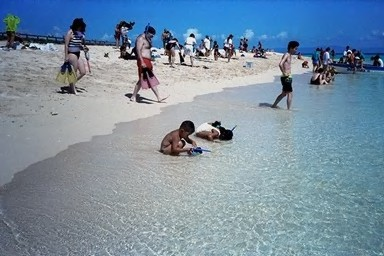
%> input picture images/104.jpg, 384 x 256 px
$ octave --eval "result = getColourHistHSV('images/104.jpg');"   (GNU Octave 9; MATLAB toolbox functions it lacks are replaced by stand-ins)
%> lines starting %> are read from the running program, lines starting %| are printed output that depends on the picture
### doQuanMatrix.m
function [Q_i , Q_f  ] = doQuanMatrix(f , L , fmin,fmax)
% Input
% f : analog signal value
% L : number of uniform quantization levels
% fmin: minimum value of f
% fmax: maximum value of f ,  %f cannot touch fmax

% Output
% Q_i: Quantization index for f
% Q_f: Quantized discrete signal value (reconstructed value)

% Fill in the blank ??

% calculate step size
Qs = (fmax - fmin) / L ;
Q_i =    floor( (f - fmin)  ./ Qs  );
Q_f = (Q_i .* Qs) + (Qs/2) + fmin ;  % follow slide 32 chapter 2_1 audio


% Your code that calculate and return the value f , Q_i , Q_f
 end

### getColourHistHSV.m
function featVec = getColourHistHSV(imageFile)
%> called with imageFile = 'images/104.jpg'

im = imread(imageFile);
%> im is the input picture: size 256x384x3 uint8; mean R, G, B 122, 143.8, 162.2
im = imresize(im,0.25);
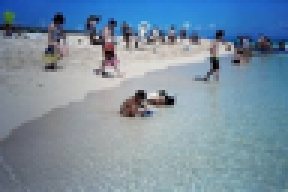
%> im: size 64x96x3 uint8 (shown 3 times larger); mean R, G, B 122, 143.8, 162.2
im = rgb2hsv(im); % value 0 to 1
%> im: size 64x96x3 double; mean H, S, V 0.515, 0.259, 0.642
im = double(im);
imH = im(:,:,1);
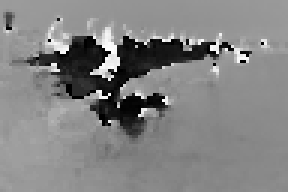
%> imH: size 64x96 double (shown 3 times larger); min 0, max 0.997, mean 0.515
imS = im(:,:,2);
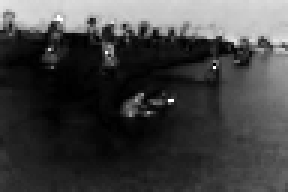
%> imS: size 64x96 double (shown 3 times larger); min 0, max 1, mean 0.259
imV = im(:,:,3);
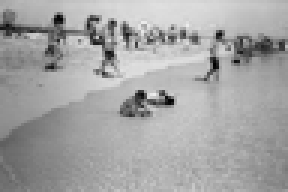
%> imV: size 64x96 double (shown 3 times larger); min 0, max 0.933, mean 0.642

[H_i , imQ_H ] = doQuanMatrix( imH , 8 , 0, 1.01) ;
[S_i , imQ_S ] = doQuanMatrix( imS  , 8 , 0 , 1.01);
%> call 2 of doQuanMatrix, with L = 8, fmin = 0, fmax = 1.01
%> in doQuanMatrix (call 2), `Q_i =    floor( (f - fmin)  ./ Qs  );`:
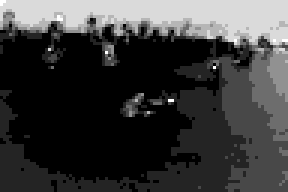
%> Q_i: size 64x96 double (shown 3 times larger); min 0, max 7, mean 1.62; drawn with min black and max white
[V_i , imQ_V ] = doQuanMatrix( imV  , 4 ,0 , 1.01 );
%> call 3 of doQuanMatrix, with L = 4, fmin = 0, fmax = 1.01
%> in doQuanMatrix (call 3), `Q_i =    floor( (f - fmin)  ./ Qs  );`:
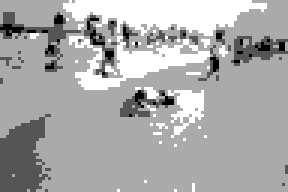
%> Q_i: size 64x96 double (shown 3 times larger); min 0, max 3, mean 2.01; drawn with min black and max white
%> in doQuanMatrix (call 3), `Q_f = (Q_i .* Qs) + (Qs/2) + fmin ;`:
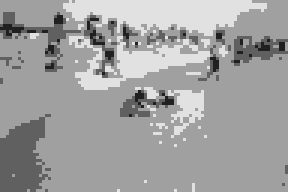
%> Q_f: size 64x96 double (shown 3 times larger); min 0.126, max 0.884, mean 0.633

% Fill up the

featVec= [];

    % Fill up histogram for the Hue bins
   H_i = H_i + 1; % since matlab index start from 1
   Hist_Hue = zeros(1,8);
   % go through each element in the Hue plane
   for k= 1: length( H_i(:) )
      value_index = H_i(k);
      Hist_Hue(value_index) =  Hist_Hue(value_index) + 1; % increment count
   end
%> this loop made 6144 passes
%> value_index on passes 1 to 3: 5, 5, 5
%> after the loop, Hist_Hue = [618 185 39 317 4529 253 61 142]

   % Fill up histogram for the Saturation bins
   S_i = S_i + 1; % since matlab index start from 1
   Hist_Sat = zeros(1,8);
   % go through each element in the Saturation plane
   for k= 1: length( S_i(:) )
      value_index = S_i(k);
      Hist_Sat(value_index) =  Hist_Sat(value_index) + 1; % increment count
   end
%> this loop made 6144 passes
%> value_index on passes 1 to 3: 8, 8, 7
%> after the loop, Hist_Sat = [2682 1336 680 306 159 197 770 14]

    % Fill up histogram for the Value bins
   V_i = V_i + 1; % since matlab index start from 1
   Hist_Val = zeros(1,4);
   % go through each element in the Saturation plane
   for k= 1: length( V_i(:) )
      value_index = V_i(k);
      Hist_Val(value_index) =  Hist_Val(value_index) + 1; % increment count
   end
%> this loop made 6144 passes
%> value_index on passes 1 to 3: 3, 3, 3
%> after the loop, Hist_Val = [130 701 4306 1007]

   % concatenate the histogram for hue, saturation and value plane
   featVec= [ Hist_Hue , Hist_Sat , Hist_Val ];
%> featVec = 20 values, max 4529 at index 5, min 14 at index 16, mean 921.6

   % normalize the histogram
   featVec = featVec ./ sum(featVec(:)) ;
%> featVec = 20 values, max 0.246 at index 5, min 0.00076 at index 16, mean 0.05
%> `result = getColourHistHSV('images/104.jpg');`: result has the same summary as featVec in getColourHistHSV

end

$ run again, on images/107.jpg
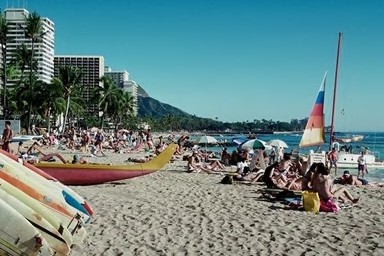
%> input picture images/107.jpg, 384 x 256 px
%> in getColourHistHSV, im is the input picture: size 256x384x3 uint8; mean R, G, B 105, 133.9, 133.7
%> in getColourHistHSV, `imS = im(:,:,2);`:
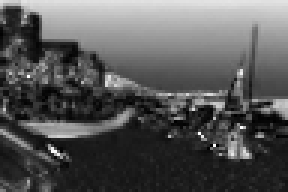
%> imS: size 64x96 double (shown 3 times larger); min 0, max 1, mean 0.342
%> in doQuanMatrix (call 3), `Q_f = (Q_i .* Qs) + (Qs/2) + fmin ;`:
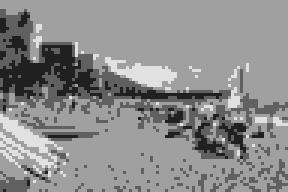
%> Q_f: size 64x96 double (shown 3 times larger); min 0.126, max 0.884, mean 0.553
%> the loop in getColourHistHSV, `for k= 1: length( H_i(:) )` made 6144 passes
%> value_index on passes 1 to 3: 5, 5, 5
%> after the loop in getColourHistHSV, `for k= 1: length( H_i(:) )`: Hist_Hue = [1279 1276 455 305 2607 27 20 175]
%> the loop in getColourHistHSV, `for k= 1: length( S_i(:) )` made 6144 passes
%> value_index on passes 1 to 3: 7, 7, 6
%> after the loop in getColourHistHSV, `for k= 1: length( S_i(:) )`: Hist_Sat = [1796 1107 870 669 627 592 445 38]
%> the loop in getColourHistHSV, `for k= 1: length( V_i(:) )` made 6144 passes
%> value_index on passes 1 to 3: 3, 3, 3
%> after the loop in getColourHistHSV, `for k= 1: length( V_i(:) )`: Hist_Val = [560 1145 4078 361]
%> in getColourHistHSV, `featVec= [ Hist_Hue , Hist_Sat , Hist_Val ];`: featVec = 20 values, max 4078 at index 19, min 20 at index 7, mean 921.6
%> in getColourHistHSV, `featVec = featVec ./ sum(featVec(:)) ;`: featVec = 20 values, max 0.221 at index 19, min 0.00109 at index 7, mean 0.05
%> result has the same summary as featVec in getColourHistHSV

$ run again, on images/122.jpg
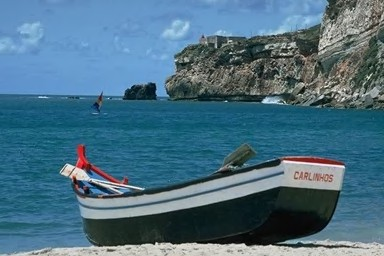
%> input picture images/122.jpg, 384 x 256 px
%> in getColourHistHSV, im is the input picture: size 256x384x3 uint8; mean R, G, B 74.6, 111.2, 130.6
%> in getColourHistHSV, `imV = im(:,:,3);`:
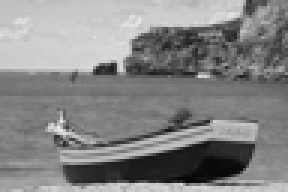
%> imV: size 64x96 double (shown 3 times larger); min 0.0118, max 0.918, mean 0.521
%> in doQuanMatrix (call 3), `Q_f = (Q_i .* Qs) + (Qs/2) + fmin ;`:
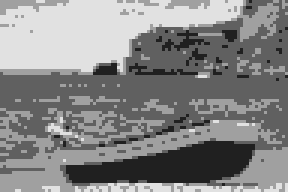
%> Q_f: size 64x96 double (shown 3 times larger); min 0.126, max 0.884, mean 0.525
%> after the loop in getColourHistHSV, `for k= 1: length( H_i(:) )`: Hist_Hue = [126 491 321 839 4279 18 12 58]
%> the loop in getColourHistHSV, `for k= 1: length( S_i(:) )` made 6144 passes
%> value_index on passes 1 to 3: 5, 5, 5
%> after the loop in getColourHistHSV, `for k= 1: length( S_i(:) )`: Hist_Sat = [1172 587 458 1315 720 1005 860 27]
%> the loop in getColourHistHSV, `for k= 1: length( V_i(:) )` made 6144 passes
%> value_index on passes 1 to 3: 3, 3, 3
%> after the loop in getColourHistHSV, `for k= 1: length( V_i(:) )`: Hist_Val = [769 2386 1655 1334]
%> in getColourHistHSV, `featVec= [ Hist_Hue , Hist_Sat , Hist_Val ];`: featVec = 20 values, max 4279 at index 5, min 12 at index 7, mean 921.6
%> in getColourHistHSV, `featVec = featVec ./ sum(featVec(:)) ;`: featVec = 20 values, max 0.232 at index 5, min 0.000651 at index 7, mean 0.05
%> result has the same summary as featVec in getColourHistHSV

$ run again, on images/14.jpg
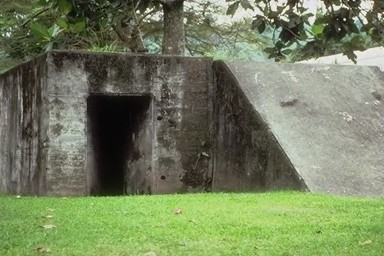
%> input picture images/14.jpg, 384 x 256 px
%> in getColourHistHSV, im is the input picture: size 256x384x3 uint8; mean R, G, B 116.7, 127.8, 94.8
%> in doQuanMatrix (call 3), `Q_f = (Q_i .* Qs) + (Qs/2) + fmin ;`:
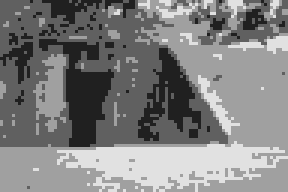
%> Q_f: size 64x96 double (shown 3 times larger); min 0.126, max 0.884, mean 0.507
%> the loop in getColourHistHSV, `for k= 1: length( H_i(:) )` made 6144 passes
%> value_index on passes 1 to 3: 2, 2, 2
%> after the loop in getColourHistHSV, `for k= 1: length( H_i(:) )`: Hist_Hue = [1463 4071 535 16 1 9 14 35]
%> the loop in getColourHistHSV, `for k= 1: length( S_i(:) )` made 6144 passes
%> value_index on passes 1 to 3: 3, 4, 3
%> after the loop in getColourHistHSV, `for k= 1: length( S_i(:) )`: Hist_Sat = [1872 1749 806 1123 581 13 0 0]
%> the loop in getColourHistHSV, `for k= 1: length( V_i(:) )` made 6144 passes
%> after the loop in getColourHistHSV, `for k= 1: length( V_i(:) )`: Hist_Val = [944 2076 2189 935]
%> in getColourHistHSV, `featVec= [ Hist_Hue , Hist_Sat , Hist_Val ];`: featVec = 20 values, max 4071 at index 2, min 0 at index 15, mean 921.6
%> in getColourHistHSV, `featVec = featVec ./ sum(featVec(:)) ;`: featVec = 20 values, max 0.221 at index 2, min 0 at index 15, mean 0.05
%> result has the same summary as featVec in getColourHistHSV
